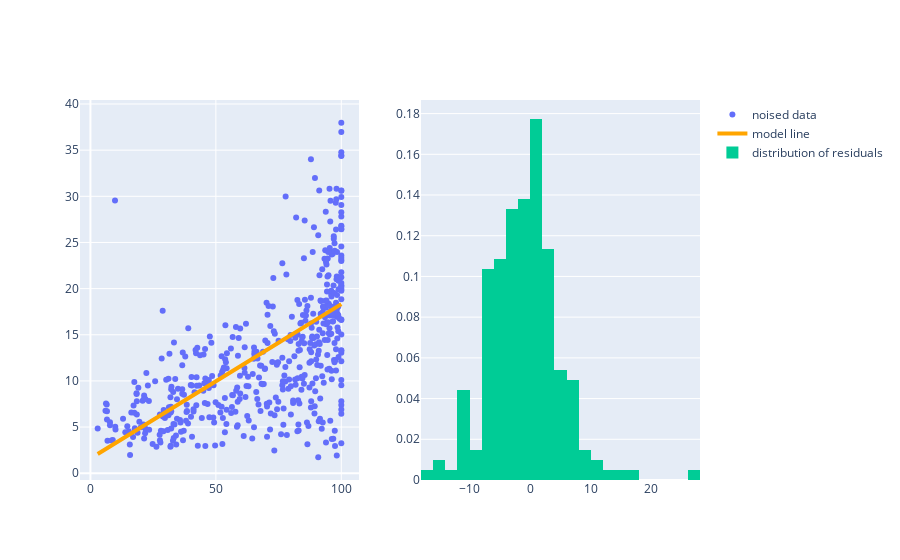

The cell this chart's notebook holds for it:
### Code cell
y = boston_data[:,-1] 
x = boston_data[:,6] 
lr_data = {'x':x, 'y':y}
x_train, x_test, y_train, y_test = train_test_split(x,y, test_size=0.4, random_state=1)


# reshaping arrays for fitting
x_train_shape = x_train.shape[0]
y_train_shape = y_train.shape[0]

x_train_reshaped = x_train.reshape(x_train_shape, 1)
y_train_reshaped = y_train.reshape(y_train_shape, 1)

x_test_shape = x_test.shape[0]
x_test_reshaped = x_test.reshape(x_test_shape, 1)


# fitting the model in sklearn 
lr = LinearRegression()
lr.fit(x_train_reshaped, y_train_reshaped)

# getting the slope and y intercept of the model line 
pred_slope = lr.coef_
pred_b = lr.intercept_

# generating data for the model line 
model_line = (pred_slope*x)+pred_b
model_line_reshaped = model_line.reshape(model_line.shape[1])
model_line_df = pd.DataFrame({'x':x, 'y':model_line_reshaped})


# generate mean squared error and plot it 
y_pred= lr.predict(x_test_reshaped)
residuals = y_test - y_pred.reshape(y_pred.shape[0],)


# plotting the original data with the model line and the residuals

subplots = make_subplots(rows=1, cols=2)

subplots.add_trace(go.Scatter(x=lr_data['x'], y=lr_data['y'], mode='markers', name='noised data'), row=1, col=1)
subplots.add_trace(go.Scatter(x=model_line_df['x'], y=model_line_df['y'], name='model line', line={'width':4, 'color':'orange'}), row=1, col=1)
subplots.add_trace(go.Histogram(x=residuals,name='distribution of residuals',nbinsx=30, histnorm='probability'), row=1, col=2 )
subplots.show()

### Figure 1 — Plotly figure (JSON) as saved in the notebook; plotly's stock layout.template omitted (floating-point values rounded to 4 significant figures; data arrays with more than 128 entries replaced by an {"elided": "..."} marker saying what was removed)
{"data": [{"mode": "markers", "name": "noised data", "type": "scatter", "x": {"elided": "506 float values"}, "xaxis": "x", "y": {"elided": "506 float values"}, "yaxis": "y"}, {"line": {"color": "orange", "width": 4}, "name": "model line", "type": "scatter", "x": {"elided": "506 float values"}, "xaxis": "x", "y": {"elided": "506 float values"}, "yaxis": "y"}, {"histnorm": "probability", "name": "distribution of residuals", "nbinsx": 30, "type": "histogram", "x": {"elided": "203 float values"}, "xaxis": "x2", "yaxis": "y2"}], "layout": {"xaxis": {"anchor": "y", "domain": [0, 0.45]}, "xaxis2": {"anchor": "y2", "domain": [0.55, 1]}, "yaxis": {"anchor": "x", "domain": [0, 1]}, "yaxis2": {"anchor": "x2", "domain": [0, 1]}}}
